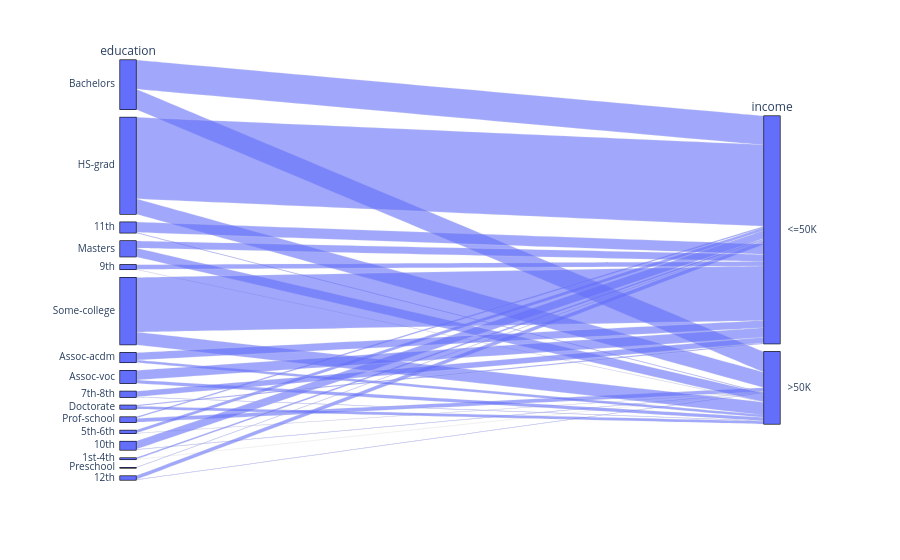

The notebook cell this image was saved under:
### Code cell
grafico = px.parallel_categories(base_census, dimensions=['education', 'income'])
grafico.show()

### Figure 1 — Plotly figure (JSON) as saved in the notebook; plotly's stock layout.template omitted (floating-point values rounded to 4 significant figures; data arrays with more than 128 entries replaced by an {"elided": "..."} marker saying what was removed)
{"data": [{"dimensions": [{"label": "education", "values": {"elided": "32561 str values"}}, {"label": "income", "values": {"elided": "32561 str values"}}], "domain": {"x": [0, 1], "y": [0, 1]}, "name": "", "type": "parcats"}], "layout": {"legend": {"tracegroupgap": 0}, "margin": {"t": 60}}}
